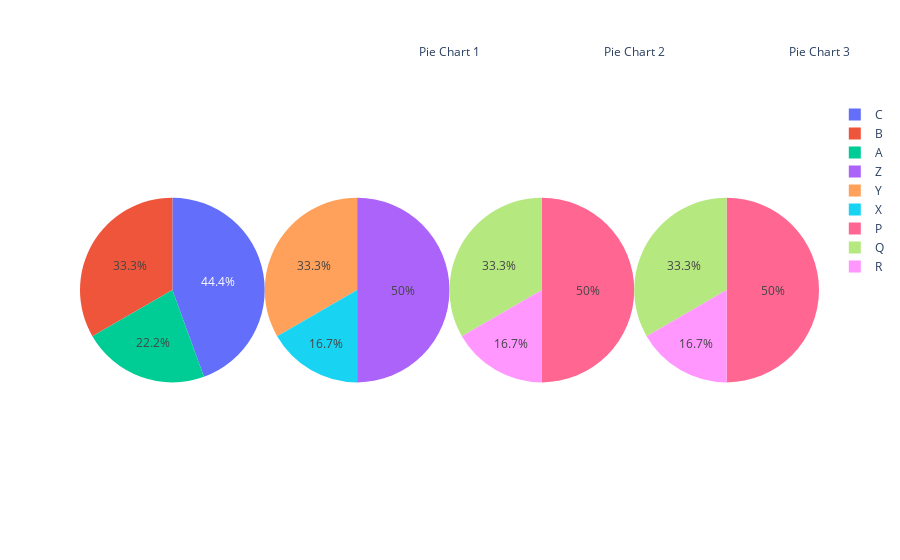

Source (notebook cell):
### Code cell
from plotly.subplots import make_subplots
import plotly.graph_objects as go

# Data for the pie charts
pie_data = [
    {"values": [20, 30, 40], "labels": ["A", "B", "C"], "title": "Pie Chart 1"},
    {"values": [10, 20, 30], "labels": ["X", "Y", "Z"], "title": "Pie Chart 2"},
    {"values": [30, 20, 10], "labels": ["P", "Q", "R"], "title": "Pie Chart 3"},
    {"values": [30, 20, 10], "labels": ["P", "Q", "R"], "title": "Pie Chart 4"},
]

values = [data["values"] for data in pie_data]
labels = [data["labels"] for data in pie_data]

# fig = go.Figure()
# annotations = []
fig = make_subplots(rows=1, cols=4)
annotations = []

for i, data in enumerate(pie_data, start=1):
    fig.add_trace(go.Pie(values=data["values"], labels=data["labels"], name=data["title"], domain=dict(x=[(i-1)/4, i/4], y=[0, 1])))
    annotations.append(dict(text=data["title"], x=(i-1)/4+0.5, y=1.1, xref='paper', yref='paper', align='center', xanchor='center', yanchor='bottom', showarrow=False, ax=(i-1)/4, ay=1))

fig.update_layout(annotations=annotations)
fig.show()

### Figure 1 — Plotly figure (JSON) as saved in the notebook; plotly's stock layout.template omitted (floating-point values rounded to 4 significant figures)
{"data": [{"domain": {"x": [0, 0.25], "y": [0, 1]}, "labels": ["A", "B", "C"], "name": "Pie Chart 1", "type": "pie", "values": [20, 30, 40]}, {"domain": {"x": [0.25, 0.5], "y": [0, 1]}, "labels": ["X", "Y", "Z"], "name": "Pie Chart 2", "type": "pie", "values": [10, 20, 30]}, {"domain": {"x": [0.5, 0.75], "y": [0, 1]}, "labels": ["P", "Q", "R"], "name": "Pie Chart 3", "type": "pie", "values": [30, 20, 10]}, {"domain": {"x": [0.75, 1], "y": [0, 1]}, "labels": ["P", "Q", "R"], "name": "Pie Chart 4", "type": "pie", "values": [30, 20, 10]}], "layout": {"annotations": [{"align": "center", "ax": 0, "ay": 1, "showarrow": false, "text": "Pie Chart 1", "x": 0.5, "xanchor": "center", "xref": "paper", "y": 1.1, "yanchor": "bottom", "yref": "paper"}, {"align": "center", "ax": 0.25, "ay": 1, "showarrow": false, "text": "Pie Chart 2", "x": 0.75, "xanchor": "center", "xref": "paper", "y": 1.1, "yanchor": "bottom", "yref": "paper"}, {"align": "center", "ax": 0.5, "ay": 1, "showarrow": false, "text": "Pie Chart 3", "x": 1, "xanchor": "center", "xref": "paper", "y": 1.1, "yanchor": "bottom", "yref": "paper"}, {"align": "center", "ax": 0.75, "ay": 1, "showarrow": false, "text": "Pie Chart 4", "x": 1.25, "xanchor": "center", "xref": "paper", "y": 1.1, "yanchor": "bottom", "yref": "paper"}], "xaxis": {"anchor": "y", "domain": [0, 0.2125]}, "xaxis2": {"anchor": "y2", "domain": [0.2625, 0.475]}, "xaxis3": {"anchor": "y3", "domain": [0.525, 0.7375]}, "xaxis4": {"anchor": "y4", "domain": [0.7875, 1]}, "yaxis": {"anchor": "x", "domain": [0, 1]}, "yaxis2": {"anchor": "x2", "domain": [0, 1]}, "yaxis3": {"anchor": "x3", "domain": [0, 1]}, "yaxis4": {"anchor": "x4", "domain": [0, 1]}}}
